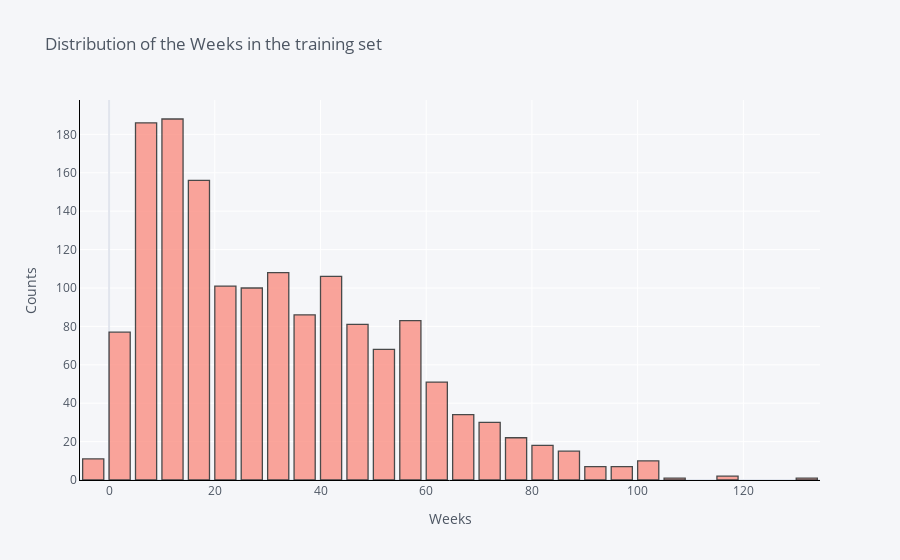

Write notebook code for a chart like this one.
### Markdown cell above
### Distribution of weeks and number of FVC measurements in the training set

### Code cell
train_df['Weeks'].iplot(kind='hist',
                              xTitle='Weeks', 
                              yTitle='Counts',
                              linecolor='black', 
                              opacity=0.7,
                              color='#FB8072',
                              theme='pearl',
                              bargap=0.2,
                              gridcolor='white',
                              title='Distribution of the Weeks in the training set')

### Figure 1 — Plotly figure (JSON) as saved in the notebook; plotly's stock layout.template omitted (floating-point values rounded to 4 significant figures; data arrays with more than 128 entries replaced by an {"elided": "..."} marker saying what was removed)
{"data": [{"histfunc": "count", "histnorm": "", "marker": {"color": "rgba(251, 128, 114, 1.0)", "line": {"color": "#000000", "width": 1.3}}, "name": "Weeks", "opacity": 0.7, "orientation": "v", "type": "histogram", "x": {"elided": "1549 int values"}}], "layout": {"bargap": 0.2, "barmode": "overlay", "legend": {"bgcolor": "#F5F6F9", "font": {"color": "#4D5663"}}, "paper_bgcolor": "#F5F6F9", "plot_bgcolor": "#F5F6F9", "title": {"font": {"color": "#4D5663"}, "text": "Distribution of the Weeks in the training set"}, "xaxis": {"gridcolor": "white", "linecolor": "black", "showgrid": true, "tickfont": {"color": "#4D5663"}, "title": {"font": {"color": "#4D5663"}, "text": "Weeks"}, "zerolinecolor": "#E1E5ED"}, "yaxis": {"gridcolor": "white", "linecolor": "black", "showgrid": true, "tickfont": {"color": "#4D5663"}, "title": {"font": {"color": "#4D5663"}, "text": "Counts"}, "zerolinecolor": "#E1E5ED"}}}
